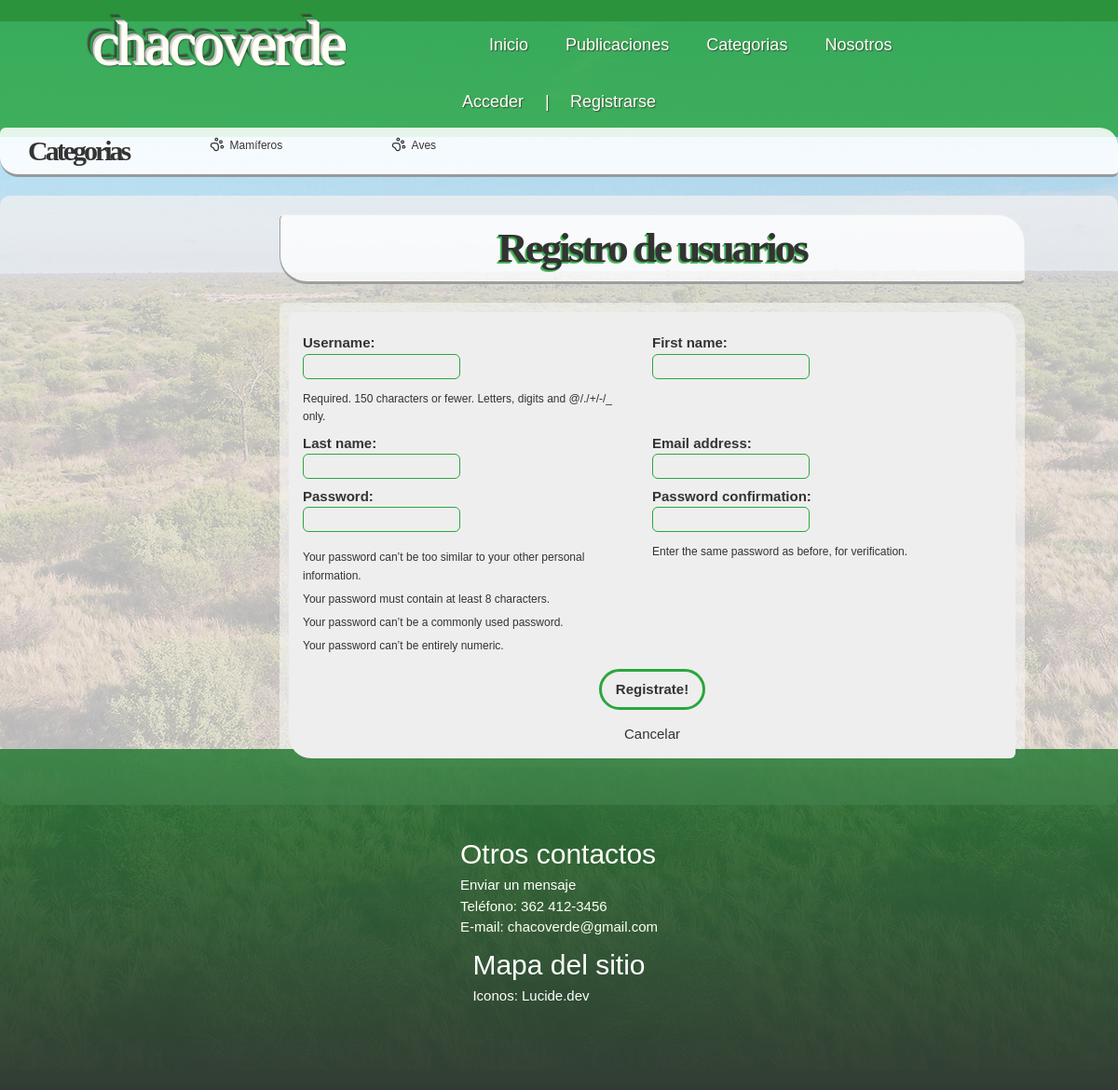
Before: /contacto/registro/ with the older database file.
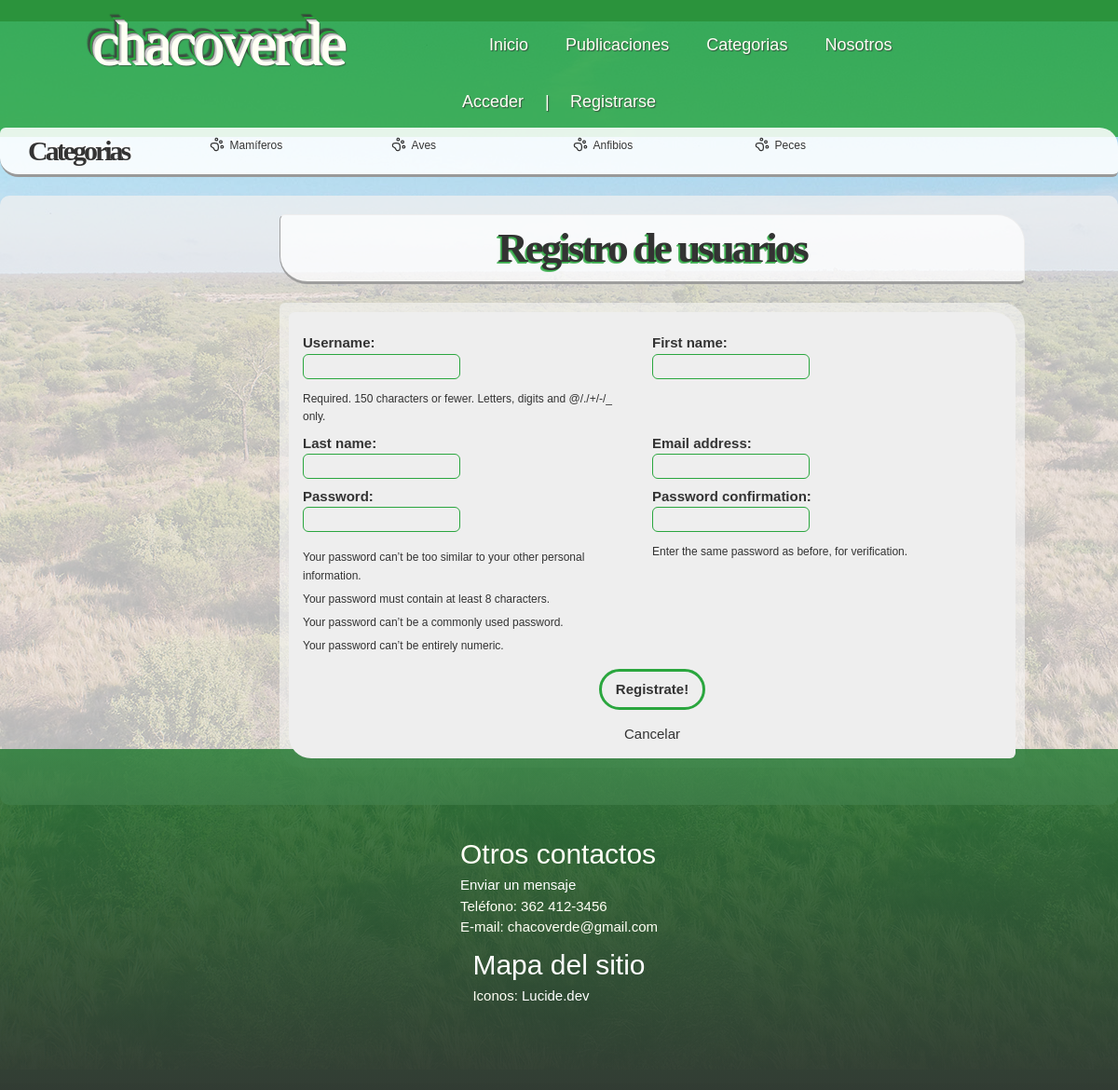
After: the same page with the newer database file.
### apps/categorias/models.py (models this page shows, shortened)
class Categoria_Sobre(models.Model):
	sobre = models.CharField(max_length = 100)
	imagen = models.ImageField(upload_to = 'categorias_foto')
	descripcion = models.TextField(default= None)

### apps/usuarios/views.py (the view)
# urls.py: path('registro/', views.RegistroUsuario.as_view(), name = 'path_registro'),
class RegistroUsuario(CreateView):
	template_name = 'usuarios/registro_usuario.html'
	form_class = FormularioRegistroUsuario
	success_url = reverse_lazy('usuarios:path_login')

### apps/usuarios/forms.py
class FormularioRegistroUsuario(UserCreationForm):
	class Meta:
		model = User
		fields = [
			'username',
			'first_name',
			'last_name',
			'email',
			'password1',
			'password2'
			]

### apps/categorias/context_processors.py (called while the page is built)
def categorias_globales(request):
    return {'categorias': Categoria_Sobre.objects.all()}

### templates/usuarios/registro_usuario.html
{% extends 'base.html' %}
{% block contenido %}
	<main>
		<h2>Registro de usuarios</h2>
		<section id="publicaciones">
			<form method="post" enctype="multipart/form-data">{% csrf_token %}
				<ul class="grid">
				{{ form.as_ul }}
				<li class="ancho"><button>Registrate!</button></li>
				<li class="ancho"><a href="{% url 'path_home' %}">Cancelar</a></li>
				</ul>
			</form>
		</section>
	</main>
{% endblock contenido %}

### templates/base.html (shortened to what this page needs)
{% load static %}
<!doctype html>
<html>
<head>
	<link rel="stylesheet" type="text/css" href="{% static 'css/reset.css' %}" />
	<link rel="stylesheet" type="text/css" href="{% static 'css/main.css' %}" />
</head>
<body>
	<header>
		<h1>chacoverde</h1>
		<nav>
			<ul>
                <li><a href="{% url 'path_home' %}">Inicio</a></li>
                <li><a href="{% url 'posts:path_listar_posts' %}">Publicaciones</a></li>
                <li><a href="{% url 'categorias:path_listar_categorias' %}">Categorias</a></li>
                <li><a href="{% url 'usuarios:path_contacto' %}">Nosotros</a></li>
			</ul>
		</nav>
	{% if user.is_authenticated %}
		<ul class="autenticado">
			<li>Hola, {{ user.username }} :) </li>
			<li>
				<a href="{% url 'usuarios:path_logout' %}">Cerrar sesión</a>
				<!--<form method="POST" action="{% url 'usuarios:path_logout' %}">{% csrf_token %}
					<input type="submit" value="Logout">
				</form>-->
			</li>
		</ul>
	{% else %}
		<ul>
			<li><a href="{% url 'usuarios:path_login' %}">Acceder</a> |</li>
			<li><a href="{% url 'usuarios:path_registro' %}">Registrarse</a></li>
		</ul>
	{% endif %}
	</header>
	<aside>
		<h3>Categorias</h3>
		<ul>
		{% for c in categorias %}
			<li><a href="{% url 'categorias:path_filtrado_categoria_todo' c.pk %}">{{ c.sobre }}</a></li>
		{% endfor %}
		</ul>
	</aside>
    {% block contenido %}
    {% endblock contenido %}
	<footer>
		<ul>
			<li><h4>Otros contactos</h4></li>
			<li><a href="{% url 'usuarios:path_contacto' %}">Enviar un mensaje</a></li>
			<li>Teléfono: 362 412-3456</li>
			<li>E-mail: chacoverde@gmail.com</li>
		</ul>
		<ul>
			<li><h4><a href="{% url 'path_mapa_del_sitio' %}">Mapa del sitio</a></h4></li>
			<li><p>Iconos: <a href="https://lucide.dev">Lucide.dev</a></li>
		</ul>
	</footer>
</body>
</html>

Changed rows visible on the page:
added Categoria_Sobre: sobre "Anfibios"
added Categoria_Sobre: sobre "Peces"
